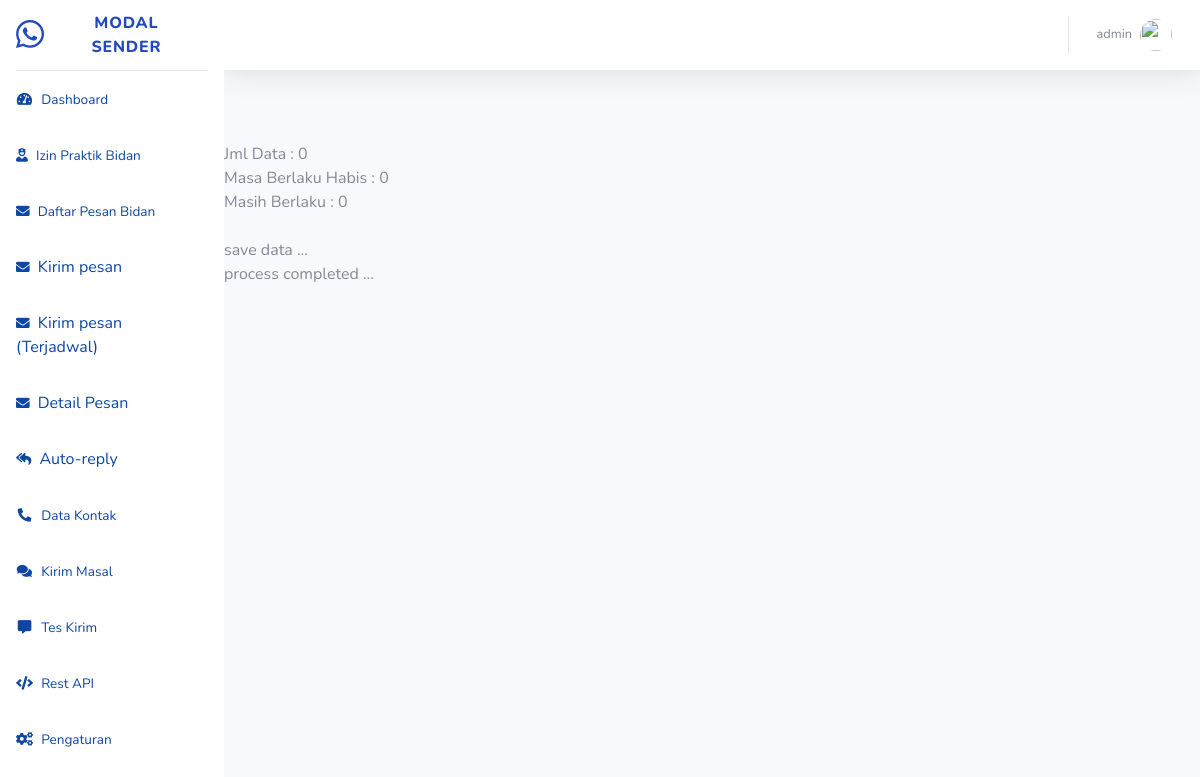
/pages/latihan/sendmesssage.php (signed in), run on an earlier commit of the app's database.
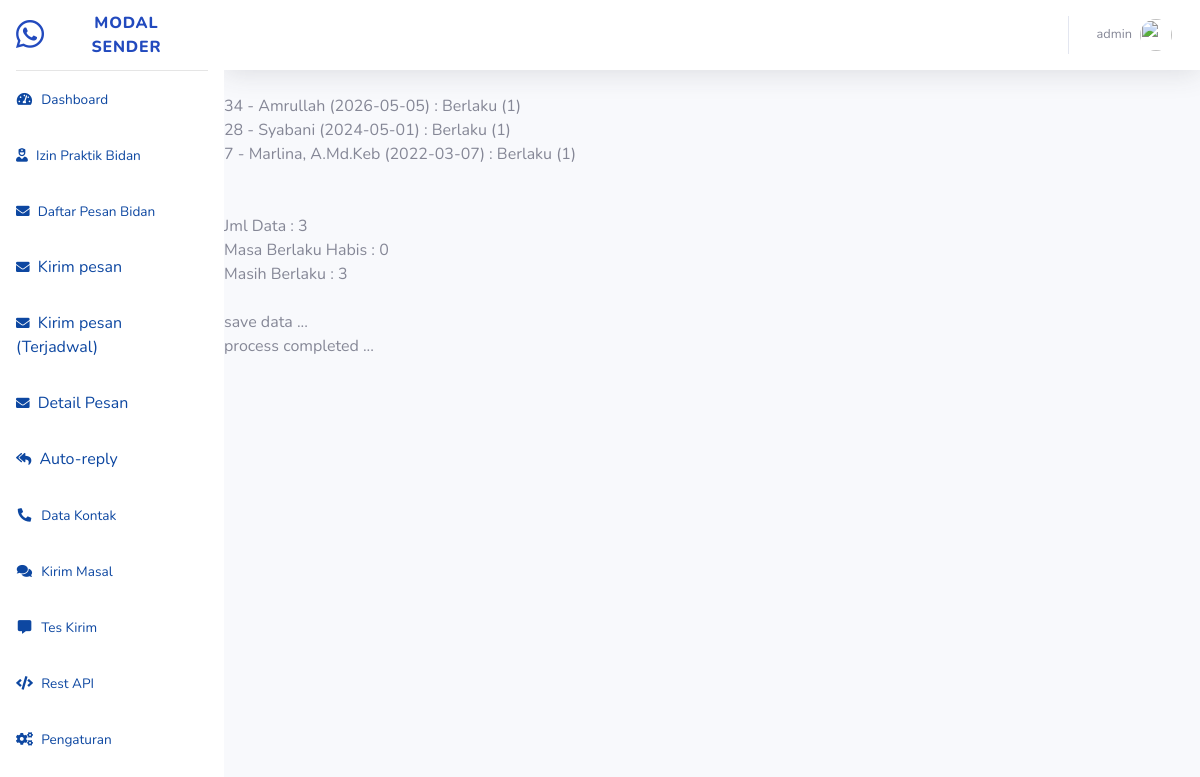
And on a later commit of the database.
### tables this page shows
CREATE TABLE `izin_bidan` (
  `id_bidan` int(11) NOT NULL,
  `sipb` text NOT NULL,
  `nama` text NOT NULL,
  `temp_lahir` text NOT NULL,
  `tg_lahir` date NOT NULL,
  `alamat` text NOT NULL,
  `no_strb` text NOT NULL,
  `uk_praktik` text NOT NULL,
  `al_praktik` text NOT NULL,
  `no_rekom` text NOT NULL,
  `tg_rekom` date NOT NULL,
  `terbit` date NOT NULL,
  `ms_berlaku` date NOT NULL,
  `no_wa` bigint(25) NOT NULL
);

### pages/latihan/sendmesssage.php (the view, shortened to what this page needs)
<?php
include_once("../../helper/function.php");
require_once('../../templates/header.php');
$q = mysqli_query($koneksi, "SELECT * FROM izin_bidan order by id_bidan DESC");
$tgl = date('Y-m-d');
$no = 0;
$valid = 0;
$exp = 0;
while ($row = mysqli_fetch_array($q)) {
    if ($row['ms_berlaku'] == $tgl) {
        $status = 3;
        $id_bidan = $row['id_bidan'];
        echo "{$row['id_bidan']} - {$row['nama']} ({$row['ms_berlaku']} - exp): {$row['no_wa']} : Kadaluarsa (3)<br>";
        kirim_pesan($row['no_wa'], $row['nama'], $row['ms_berlaku']);
        echo "<br>Pesan : {$pesan}<br><br>";
        $newdata[] =  array(
            'id_bidan' => $row['id_bidan'],
            'nama' => $row['nama'],
            'status' => $status,
            'id_message' => $jsons->data->message_id,
            'message' => $jsons->message,
            'isi_pesan' => $pesan
        );
        array_push($md_array[$id_bidan], $newdata);
        $exp++;
    } else {
        echo "{$row['id_bidan']} - {$row['nama']} ({$row['ms_berlaku']}) : Berlaku (1) <br>";
        $valid++;
    }
    $no++;
}
echo "<br><br>Jml Data : {$no}";
echo "<br>Masa Berlaku Habis : {$exp}";
echo "<br>Masih Berlaku : {$valid} <br><br>";
echo "save data ...";
echo "<br> process completed ...<br>";

What changed in the data, as far as the page shows it:
added izin_bidan: id_bidan "34", nama "Amrullah", ms_berlaku "2026-05-05"
added izin_bidan: id_bidan "28", nama "Syabani", ms_berlaku "2024-05-01"
added izin_bidan: id_bidan "7", nama "Marlina, A.Md.Keb", ms_berlaku "2022-03-07"
Also different on the page:
$no: "0" → "3"
$valid: "0" → "3"
